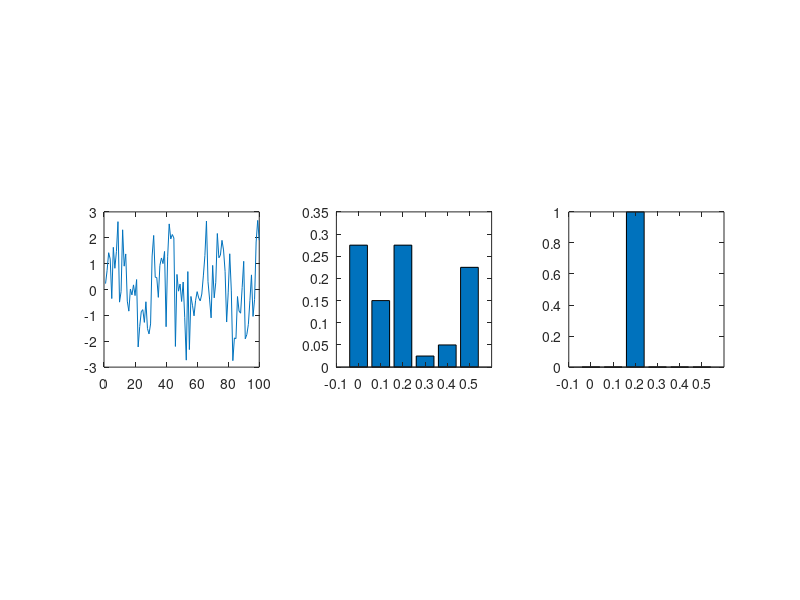

This figure's MATLAB source:
%--- BayesPendulum.m ---%
% Bayesian parameter estimation for noisy pendulum
clear
t     = 1:100;
theta = 0.2; % True value of parameter.
std   = 1; % standard deviation of noise
xt    = sin(theta*t) + std*randn(1,100); % Noisy measurements
figure
subplot(1,3,1); plot(t,xt); axis square
% Prior belief
ptheta = [0.275 0.15 0.275 0.025 0.05 0.225];
thetav = [0 .1 .2 .3 .4 .5]; % Values of theta
fac= 1/sqrt(2*pi*std^2);
% Compute posterior = prior x likelihood
for i = 1:6
   pr(i) = ptheta(i)*fac*prod(exp(-((xt-sin(thetav(i)*t)).^2)/(2*std^2)));
end
% Normalize
prs = pr./sum(pr);
% Plot results
subplot(1,3,2);bar(0:0.1:0.5,ptheta); xlim([-0.1 0.6]); ; axis square
subplot(1,3,3);bar(0:0.1:0.5,prs);    xlim([-0.1 0.6]); ; axis square
